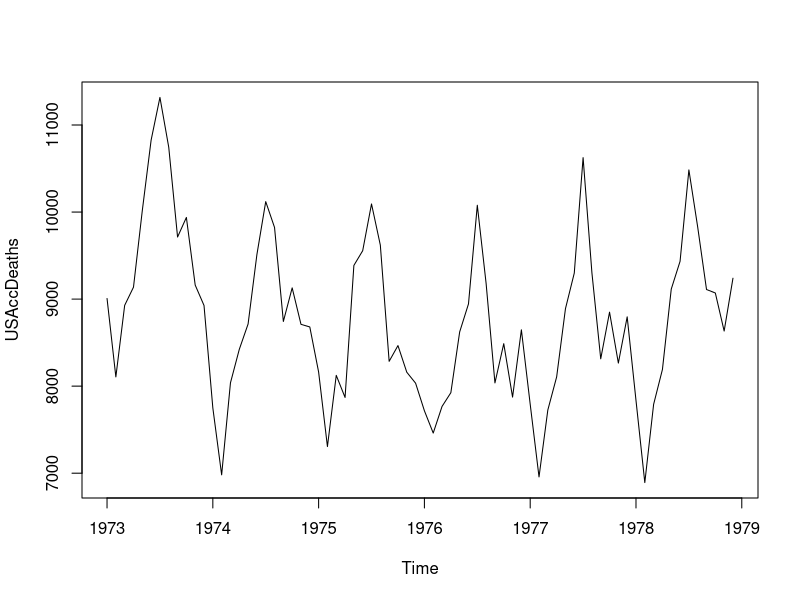
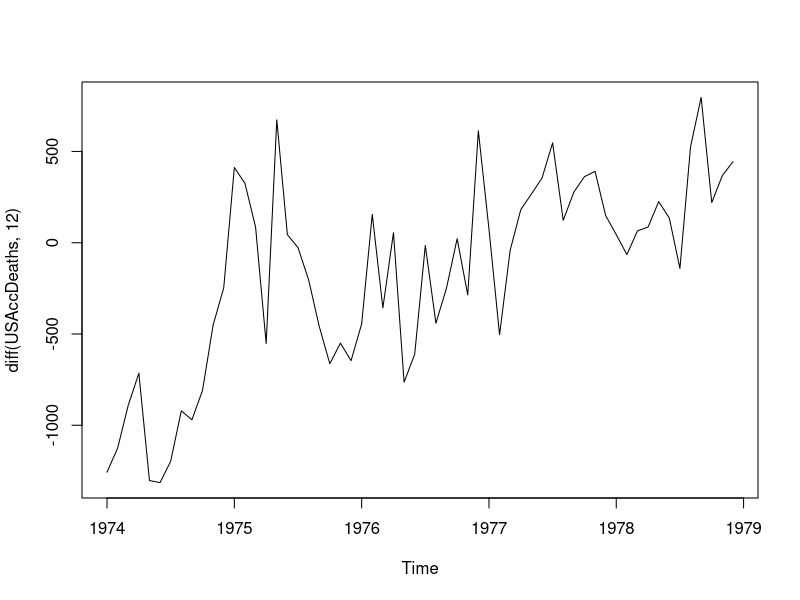
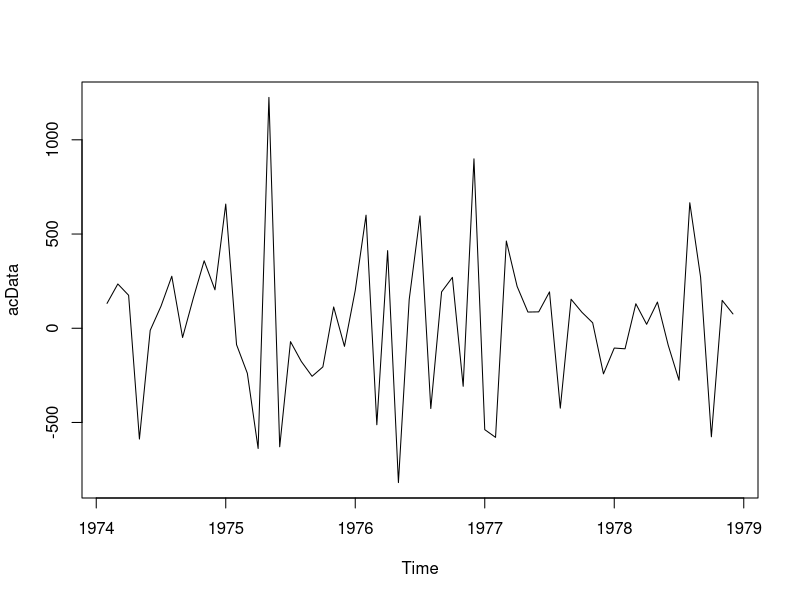
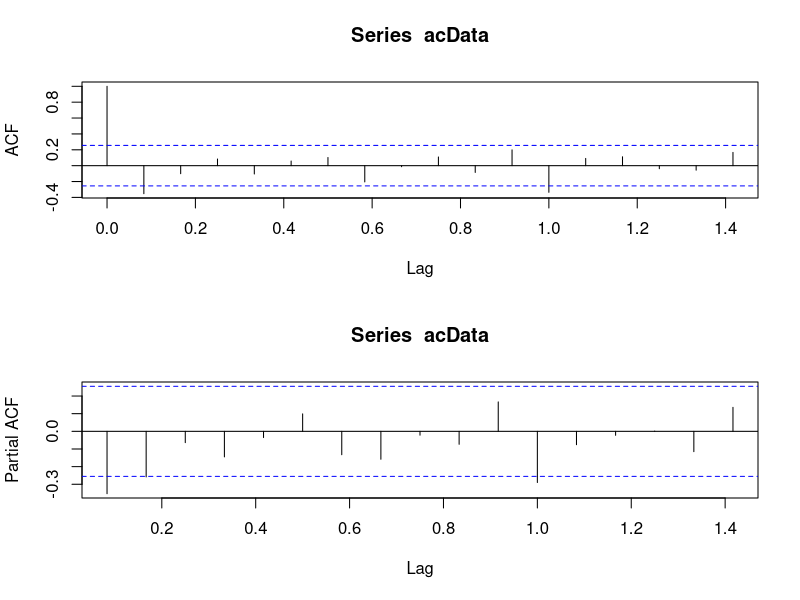
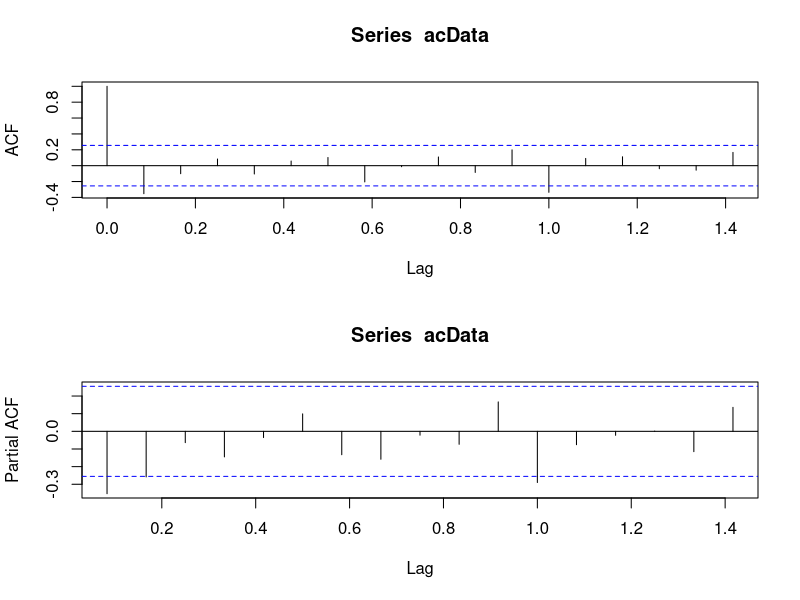

Source code (R) for these figures, in order: (Note: this script raises an error after producing the figures.)
plot(USAccDeaths)
plot(diff(USAccDeaths,12))
acData <- diff(diff(USAccDeaths),12)

plot(acData)


par(mfrow=c(2,1))

# obtain acf and pacf below
acf(acData)
acf(acData, type="partial")

par(mfrow=c(2,1))

acData <- diff(diff(USAccDeaths),12)


# obtain acf and pacf below
acf(acData)
acf(acData, type="partial")


model<- sarima(USAccDeaths,0,1,1,0,1,1,12)

print(model)

model$ttable

sarima.for(USAccDeaths,12,1,1,0,0,1,1,63)
